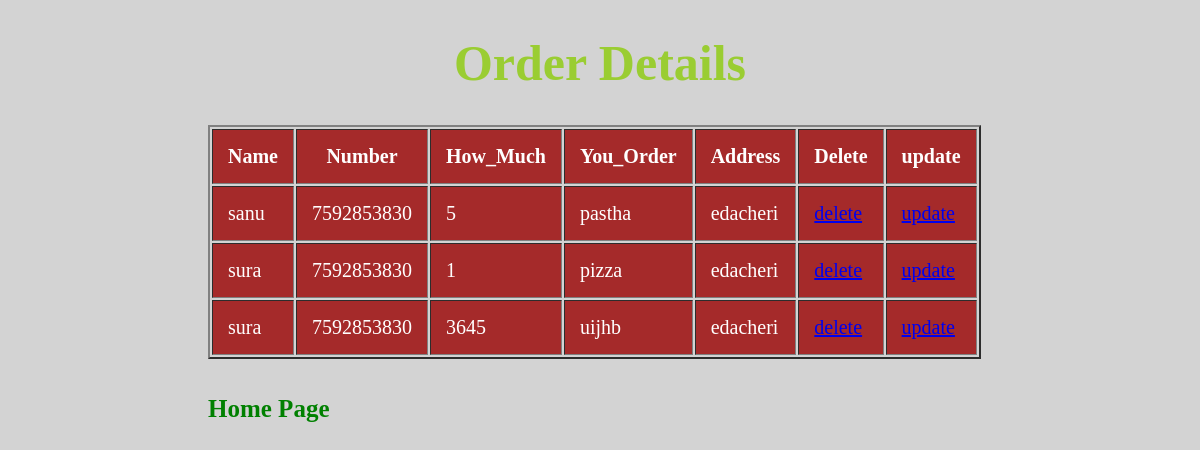
Page /home/home6/ on the committed database.
### app1/models.py (models this page shows)
class temp2_details(models.Model):
    Name = models.CharField(max_length=20)
    Email = models.EmailField
    Number = models.IntegerField(max_length=10)
    How_Much = models.IntegerField(max_length=20)
    You_Order = models.CharField(max_length=20)
    Address = models.CharField(max_length=50)

### app1/views.py (the view)
# urls.py: path('home6/', views.su7, name="home6"),
def su7(request):
    acd = temp2_details.objects.all()
    return render(request,"template/p.html",{"acd":acd})

### template/p.html (shortened to what this page needs)
{% load static %}
<!DOCTYPE html>
<html lang="en">
<head>
    <link rel="stylesheet" href='{% static "p.css" %}'>
</head>
<body>
<div class="head">
    <h1>Order Details</h1>
</div>
<div class="table">
   <table border="2">
       <tr>
        <th>Name</th>
        <th>Number</th>
        <th>How_Much</th>
        <th>You_Order</th>
        <th>Address</th>
        <th>Delete</th>
        <th>update</th>
    </tr>
    {% for i in acd %}
    <tr>
        <td>{{i.Name}}</td>
        <td>{{i.Number}}</td>
        <td>{{i.How_Much}}</td>
        <td>{{i.You_Order}}</td>
        <td>{{i.Address}}</td>
        <td><a href="{% url 'home7' i.id %}">delete</a> </td>
        <td><a href="{% url 'home9' i.id %}">update</a></td>
    </tr>
    {% endfor %}
    </table>
</div>
<br><br>
<div class="bck">
    <a href="{% url 'home3' %}">Home Page</a>
</div>
</body>
</html>

### static/p.css (style rules this page uses)
body { background: lightgray }
.head h1 { font-size:30px; color:black; text-align:center; font-family: mv boli; font-size: 50px; font-weight: bold; color: yellowgreen; }
.bck a { font-size:25px; color:green; font-weight:bold; margin-left: 200px; text-decoration: none; transition: 0.2s ease; cursor: pointer; }
.table { margin-left: 200px; }
.table tr th,td { background-color: brown; color: white; transition: 0.2s auto; font-size: 20px; }
.table tr th,td { padding: 15px; }

### rows in the picture
temp2_details: Name "sanu", Number "7592853830", How_Much "5", You_Order "pastha", Address "edacheri"
temp2_details: Name "sura", Number "7592853830", How_Much "1", You_Order "pizza", Address "edacheri"
temp2_details: Name "sura", Number "7592853830", How_Much "3645", You_Order "uijhb", Address "edacheri"
